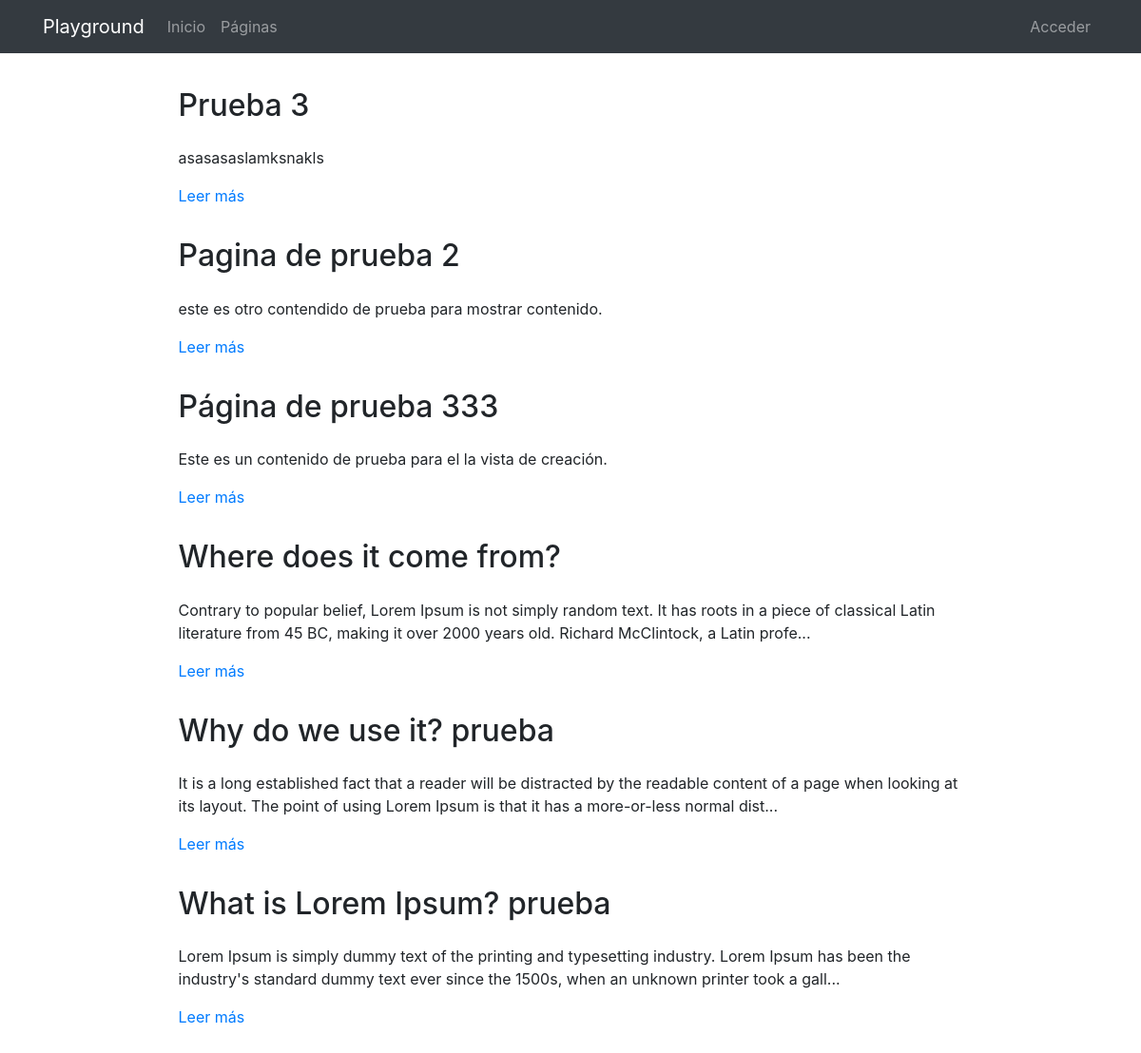
The page /pages/ on the database its author committed.
### pages/models.py (models this page shows, shortened)
class Page(models.Model):
    title = models.CharField(verbose_name="Título", max_length=200)
    content = RichTextField(verbose_name="Contenido")
    order = models.SmallIntegerField(verbose_name="Orden", default=0)
    created = models.DateTimeField(auto_now_add=True, verbose_name="Fecha de creación")
    updated = models.DateTimeField(auto_now=True, verbose_name="Fecha de edición")
    class Meta:
        verbose_name = "página"
        verbose_name_plural = "páginas"
        ordering = ['order', 'title']

### pages/views.py (the view)
# urls.py: path('', PageListView.as_view(), name='pages'),
class PageListView(ListView):
   model = Page

### pages/templates/pages/page_list.html (shortened to what this page needs)
{% extends 'core/base.html' %}
{% load static %}
{% block content %}
<main role="main">
  <div class="container mb-4">
    {% for page in page_list|dictsort:"id" reversed %}
      <div class="row mt-3">
        <div class="col-md-9 mx-auto">
          <h2 class="mb-4">{{page.title}}</h2>
          <div>
            <p>{{page.content|striptags|safe|truncatechars:"200"}}</p>
            <p><a href="{% url 'pages:page' page.id page.title|slugify %}">Leer más</a>
            </p>
          </div>
        </div>
      </div>
    {% endfor %}
  </div>
</main>
{% endblock %}

### core/static/core/css/main.css (style rules this page uses)
main { padding-top: 20px; }
:root { --jumbotron-padding-y: 3rem; }

### rows shown on the page
Page: title "Prueba 3", content "asasasaslamksnakls"
Page: title "Pagina de prueba 2", content "este es otro contendido de prueba para mostrar contenido."
Page: title "Página de prueba 333", content "Este es un contenido de prueba para el la vista de creación."
Page: title "Where does it come from?", content "Contrary to popular belief, Lorem Ipsum is not simply random text. It has roots in a piece of classical Latin literature from 45 BC, making it over 2000 years old. Richard McClintock, a Latin profe..."
Page: title "Why do we use it? prueba", content "It is a long established fact that a reader will be distracted by the readable content of a page when looking at its layout. The point of using Lorem Ipsum is that it has a more-or-less normal dist..."
Page: title "What is Lorem Ipsum? prueba", content "Lorem Ipsum is simply dummy text of the printing and typesetting industry. Lorem Ipsum has been the industry's standard dummy text ever since the 1500s, when an unknown printer took a gall..."
